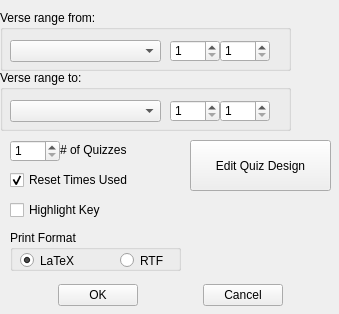
<?xml version="1.0" encoding="UTF-8"?>
<ui version="4.0">
 <class>quizdlg</class>
 <widget class="QWidget" name="quizdlg">
  <property name="geometry">
   <rect>
    <x>0</x>
    <y>0</y>
    <width>339</width>
    <height>314</height>
   </rect>
  </property>
  <property name="minimumSize">
   <size>
    <width>250</width>
    <height>110</height>
   </size>
  </property>
  <property name="windowTitle">
   <string>Make Quizzes</string>
  </property>
  <widget class="QCheckBox" name="TimesUsedCheckBox">
   <property name="geometry">
    <rect>
     <x>10</x>
     <y>170</y>
     <width>171</width>
     <height>20</height>
    </rect>
   </property>
   <property name="text">
    <string>Reset Times Used</string>
   </property>
   <property name="checked">
    <bool>true</bool>
   </property>
  </widget>
  <widget class="QLabel" name="textLabel1">
   <property name="geometry">
    <rect>
     <x>60</x>
     <y>140</y>
     <width>121</width>
     <height>20</height>
    </rect>
   </property>
   <property name="text">
    <string># of Quizzes</string>
   </property>
   <property name="wordWrap">
    <bool>false</bool>
   </property>
  </widget>
  <widget class="QSpinBox" name="QuizSpinBox">
   <property name="geometry">
    <rect>
     <x>10</x>
     <y>140</y>
     <width>50</width>
     <height>22</height>
    </rect>
   </property>
   <property name="minimum">
    <number>1</number>
   </property>
   <property name="maximum">
    <number>10</number>
   </property>
  </widget>
  <widget class="QWidget" name="layout1">
   <property name="geometry">
    <rect>
     <x>0</x>
     <y>280</y>
     <width>341</width>
     <height>30</height>
    </rect>
   </property>
   <layout class="QHBoxLayout">
    <property name="leftMargin">
     <number>0</number>
    </property>
    <property name="topMargin">
     <number>0</number>
    </property>
    <property name="rightMargin">
     <number>0</number>
    </property>
    <property name="bottomMargin">
     <number>0</number>
    </property>
    <item>
     <spacer>
      <property name="orientation">
       <enum>Qt::Horizontal</enum>
      </property>
      <property name="sizeType">
       <enum>QSizePolicy::Expanding</enum>
      </property>
      <property name="sizeHint" stdset="0">
       <size>
        <width>20</width>
        <height>20</height>
       </size>
      </property>
     </spacer>
    </item>
    <item>
     <widget class="QPushButton" name="OkButton">
      <property name="text">
       <string>OK</string>
      </property>
     </widget>
    </item>
    <item>
     <spacer>
      <property name="orientation">
       <enum>Qt::Horizontal</enum>
      </property>
      <property name="sizeType">
       <enum>QSizePolicy::Expanding</enum>
      </property>
      <property name="sizeHint" stdset="0">
       <size>
        <width>40</width>
        <height>20</height>
       </size>
      </property>
     </spacer>
    </item>
    <item>
     <widget class="QPushButton" name="CancelButton">
      <property name="text">
       <string>Cancel</string>
      </property>
     </widget>
    </item>
    <item>
     <spacer>
      <property name="orientation">
       <enum>Qt::Horizontal</enum>
      </property>
      <property name="sizeType">
       <enum>QSizePolicy::Expanding</enum>
      </property>
      <property name="sizeHint" stdset="0">
       <size>
        <width>20</width>
        <height>20</height>
       </size>
      </property>
     </spacer>
    </item>
   </layout>
  </widget>
  <widget class="QGroupBox" name="fromBox">
   <property name="geometry">
    <rect>
     <x>0</x>
     <y>10</y>
     <width>291</width>
     <height>61</height>
    </rect>
   </property>
   <property name="title">
    <string>Verse range from:</string>
   </property>
   <widget class="QSpinBox" name="verse1">
    <property name="geometry">
     <rect>
      <x>220</x>
      <y>30</y>
      <width>50</width>
      <height>22</height>
     </rect>
    </property>
    <property name="minimum">
     <number>1</number>
    </property>
   </widget>
   <widget class="QComboBox" name="book1">
    <property name="geometry">
     <rect>
      <x>10</x>
      <y>30</y>
      <width>151</width>
      <height>22</height>
     </rect>
    </property>
   </widget>
   <widget class="QSpinBox" name="chapter1">
    <property name="geometry">
     <rect>
      <x>170</x>
      <y>30</y>
      <width>50</width>
      <height>22</height>
     </rect>
    </property>
    <property name="minimum">
     <number>1</number>
    </property>
   </widget>
  </widget>
  <widget class="QGroupBox" name="ToBox">
   <property name="geometry">
    <rect>
     <x>0</x>
     <y>70</y>
     <width>291</width>
     <height>61</height>
    </rect>
   </property>
   <property name="title">
    <string>Verse range to:</string>
   </property>
   <widget class="QSpinBox" name="verse2">
    <property name="geometry">
     <rect>
      <x>220</x>
      <y>30</y>
      <width>50</width>
      <height>22</height>
     </rect>
    </property>
    <property name="minimum">
     <number>1</number>
    </property>
   </widget>
   <widget class="QComboBox" name="book2">
    <property name="geometry">
     <rect>
      <x>10</x>
      <y>30</y>
      <width>151</width>
      <height>22</height>
     </rect>
    </property>
   </widget>
   <widget class="QSpinBox" name="chapter2">
    <property name="geometry">
     <rect>
      <x>170</x>
      <y>30</y>
      <width>50</width>
      <height>22</height>
     </rect>
    </property>
    <property name="minimum">
     <number>1</number>
    </property>
   </widget>
  </widget>
  <widget class="QPushButton" name="editQuizButton">
   <property name="geometry">
    <rect>
     <x>190</x>
     <y>140</y>
     <width>141</width>
     <height>51</height>
    </rect>
   </property>
   <property name="text">
    <string>Edit Quiz Design</string>
   </property>
  </widget>
  <widget class="QLabel" name="statusLabel">
   <property name="geometry">
    <rect>
     <x>170</x>
     <y>200</y>
     <width>171</width>
     <height>20</height>
    </rect>
   </property>
   <property name="text">
    <string/>
   </property>
   <property name="wordWrap">
    <bool>false</bool>
   </property>
  </widget>
  <widget class="QGroupBox" name="formatGroupBox">
   <property name="geometry">
    <rect>
     <x>10</x>
     <y>230</y>
     <width>171</width>
     <height>41</height>
    </rect>
   </property>
   <property name="title">
    <string>Print Format</string>
   </property>
   <widget class="QRadioButton" name="LaTeXradioButton">
    <property name="geometry">
     <rect>
      <x>10</x>
      <y>20</y>
      <width>91</width>
      <height>21</height>
     </rect>
    </property>
    <property name="text">
     <string>LaTeX</string>
    </property>
    <property name="checked">
     <bool>true</bool>
    </property>
   </widget>
   <widget class="QRadioButton" name="RTFradioButton">
    <property name="geometry">
     <rect>
      <x>110</x>
      <y>20</y>
      <width>61</width>
      <height>21</height>
     </rect>
    </property>
    <property name="text">
     <string>RTF</string>
    </property>
   </widget>
  </widget>
  <widget class="QCheckBox" name="HighlightKeyCheckBox">
   <property name="geometry">
    <rect>
     <x>10</x>
     <y>200</y>
     <width>151</width>
     <height>20</height>
    </rect>
   </property>
   <property name="text">
    <string>Highlight Key</string>
   </property>
   <property name="checked">
    <bool>false</bool>
   </property>
  </widget>
 </widget>
 <layoutdefault spacing="6" margin="11"/>
 <pixmapfunction>qPixmapFromMimeSource</pixmapfunction>
 <resources/>
 <connections>
  <connection>
   <sender>OkButton</sender>
   <signal>clicked()</signal>
   <receiver>quizdlg</receiver>
   <slot>OkButton_clicked()</slot>
   <hints>
    <hint type="sourcelabel">
     <x>138</x>
     <y>284</y>
    </hint>
    <hint type="destinationlabel">
     <x>20</x>
     <y>20</y>
    </hint>
   </hints>
  </connection>
  <connection>
   <sender>CancelButton</sender>
   <signal>clicked()</signal>
   <receiver>quizdlg</receiver>
   <slot>cancel_clicked()</slot>
   <hints>
    <hint type="sourcelabel">
     <x>281</x>
     <y>284</y>
    </hint>
    <hint type="destinationlabel">
     <x>216</x>
     <y>245</y>
    </hint>
   </hints>
  </connection>
  <connection>
   <sender>editQuizButton</sender>
   <signal>clicked()</signal>
   <receiver>quizdlg</receiver>
   <slot>editQuiz_clicked()</slot>
   <hints>
    <hint type="sourcelabel">
     <x>264</x>
     <y>172</y>
    </hint>
    <hint type="destinationlabel">
     <x>259</x>
     <y>282</y>
    </hint>
   </hints>
  </connection>
 </connections>
 <slots>
  <slot>cancel_clicked()</slot>
  <slot>editQuiz_clicked()</slot>
 </slots>
</ui>
